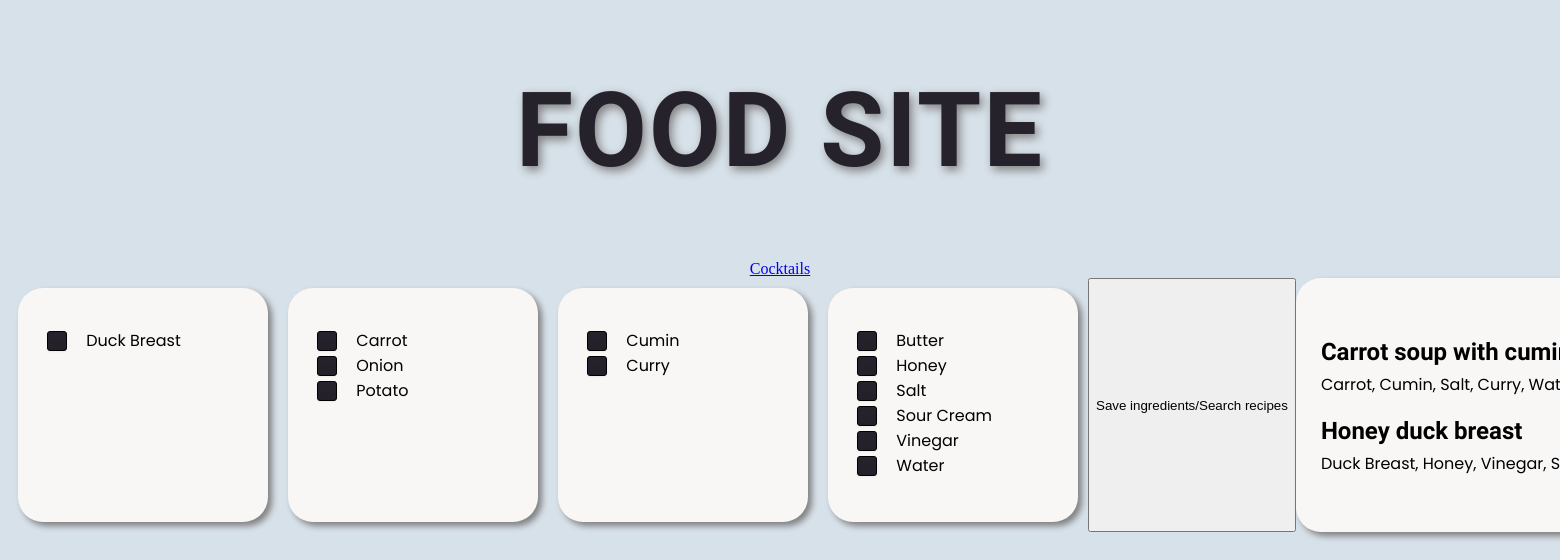
Screenshot of /food.php with the database file from the repository.
### tables this page shows
CREATE TABLE `ingredientsfood` (
  `id` int(11) NOT NULL,
  `name` varchar(255) NOT NULL,
  `type` enum('Meat','Vegetable','Spice','Other') NOT NULL,
  `have` tinyint(1) NOT NULL
);

CREATE TABLE `recipes` (
  `id` int(11) NOT NULL,
  `name` varchar(255) NOT NULL,
  `ingredients` varchar(1000) NOT NULL
);

### food.php (the view, shortened to what this page needs)
<!DOCTYPE html>
<html lang="en">
<head>
    <link rel="stylesheet" href="./style.css">
</head>
<body>
<?php
require_once 'includes/database.php';
    $ingredientsHave = [];
    function DisplayIngredients($ingredientType)
    {
        include 'includes/database.php';
        $sql = "SELECT * FROM ingredientsfood WHERE type='$ingredientType' ORDER by name ASC";
        $result = mysqli_query($conn, $sql);
        $rowCount = mysqli_num_rows($result);
        if($rowCount > 0)
        {
            while ($row = mysqli_fetch_assoc($result))
            {
                $words = preg_replace('/(?<!\ )[A-Z]/', ' $0', $row['name']);
                $nameNoSpaces = $row['name'];
                echo "<div class=\"oneingredient\">";
                if($row['have'] != 0) {
                    echo"<input type=\"checkbox\" class=\"checky\" id={$nameNoSpaces} name=\"ingredientName[]\" value={$nameNoSpaces} checked>";
                }
                else
                {
                echo"<input type=\"checkbox\" class=\"checky\" id={$nameNoSpaces} name=\"ingredientName[]\" value={$nameNoSpaces}>";
                }
                echo"<label for={$nameNoSpaces}>{$words}</label>";
                echo"</div>";
            }
        }
        else
        {
            echo "No results found";
        }
    }
?>
    <header>
        <div class="container">
                <h1>Food Site</h1>
                <a href="index.php">Cocktails</a>
        </div>
    </header>
    <main>
    <div class = "flex">
    <form method="POST" action="" class = "flex">
    <div class="ingredients">
        <?php
        DisplayIngredients('Meat');
        ?>
    </div>
    <div class="ingredients">
        <?php
        DisplayIngredients('Vegetable');
        ?>
    </div>
    <div class="ingredients">
        <?php
        DisplayIngredients('Spice');
        ?>
    </div>
    <div class="ingredients">
        <?php
        DisplayIngredients('Other');
        ?>
    </div>
    <input type="submit" name="validate" value="Save ingredients/Search recipes">
    </form>
    <div class="cocktails">
        <?php
        $sql = "SELECT * FROM recipes ORDER by name ASC";
        $result = mysqli_query($conn, $sql);
        $rowCount = mysqli_num_rows($result);
        if($rowCount > 0)
        {
            while ($row = mysqli_fetch_assoc($result))
            {
                $ingredientsUnparsed = $row['ingredients'];
                $ingredientsArray = explode(';', $ingredientsUnparsed);
                $ingredientsInCommon = [];
                foreach($ingredientsArray as $ingredientInArray)
                {
                    foreach($ingredientsHave as $ingredientHave)
                    {
                        if($ingredientInArray == $ingredientHave)
                        {
                            array_push($ingredientsInCommon, $ingredientInArray);
                            break;
                        }
                    }
                }
                if(count($ingredientsArray) == count($ingredientsInCommon))
                {
                    echo "<div class =\"onecocktail\">";
                    echo "<h2>{$row['name']}</h2>";
                    $words = preg_replace('/(?<!\ )[A-Z]/', ' $0', $ingredientsUnparsed);
                    $namePrepared = str_replace(';', ', ', $words);
                    echo "<p>{$namePrepared}</p>";
                    echo "</div>";
                }
            }
        }
        else
        {
            echo "No results match";
        }
        ?>
    </div>
    </div>
    </main>
</body>
</html>

### style.css (style rules this page uses)
body { background: #d7e1e9; }
h1 { text-transform: uppercase; letter-spacing: 2px; font-size:6.5rem; color: #26222c; text-shadow: 3px 4px 10px grey; font-family: 'Sigmar One', cursive; }
.container { text-align: center; }
.flex { display: flex; }
.ingredients, .cocktails { border-radius: 25px; box-shadow: 4px 4px 6px grey;; border: 0px solid black; background: #f8f7f5; padding: 40px 0px; }
.ingredients { width: 250px; margin: 10px; }
.cocktails { min-width: 40%; }
.oneingredient, .onecocktail { font-size: 1rem; padding: 0px 25px; font-family: 'Poppins', sans-serif; }
h2 { margin-bottom: -10px; font-family: 'Sigmar One', cursive; }
input[type=checkbox] { appearance: none; background: #d7e1e9; border: 1px solid black; box-shadow: 0 1px 2px rgba(0,0,0,0.05), inset 0px -15px 10px -12px rgba(0,0,0,0.05); padding: 9px; margin-right:15px; margin-top: -5px; margin-bottom: -5px; border-radius: 3px; display: inline-block; position: relative; }
input[type=checkbox]:checked { background: #26222c; }

### rows the page displays
ingredientsfood: name "Duck Breast"
ingredientsfood: name "Carrot"
ingredientsfood: name "Onion"
ingredientsfood: name "Potato"
ingredientsfood: name "Cumin"
ingredientsfood: name "Curry"
ingredientsfood: name "Butter"
ingredientsfood: name "Honey"
ingredientsfood: name "Salt"
ingredientsfood: name "Sour Cream"
ingredientsfood: name "Vinegar"
ingredientsfood: name "Water"
recipes: name "Carrot soup with…", ingredients "Carrot, Cumin, Salt, Curry,…"
recipes: name "Honey duck breast", ingredients "Duck Breast, Honey, Vinegar,…"
